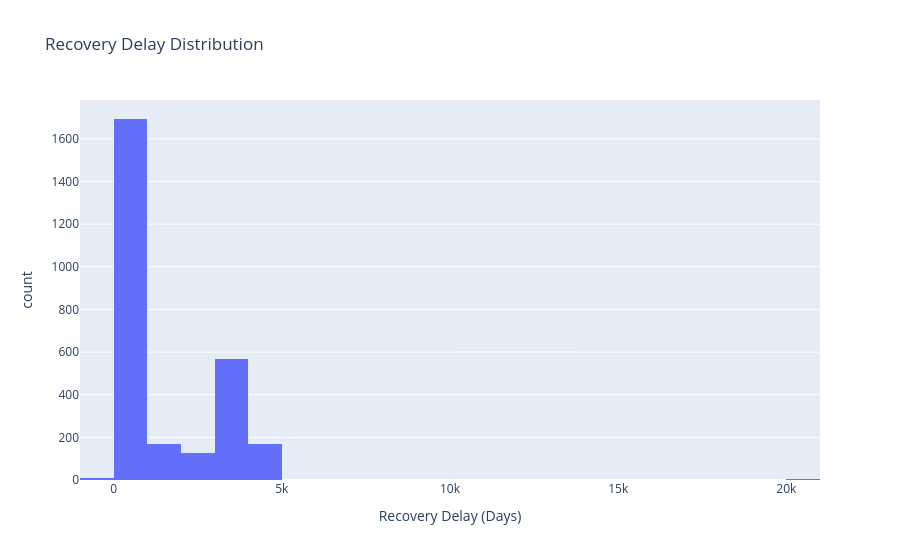

Notebook cell for this chart:
### Code cell
fig = px.histogram(
    df,
    x="Recovery Delay (Days)",
    nbins=40,
    title="Recovery Delay Distribution"
)

fig.show()

### Figure 1 — Plotly figure (JSON) as saved in the notebook; plotly's stock layout.template omitted (floating-point values rounded to 4 significant figures; data arrays with more than 128 entries replaced by an {"elided": "..."} marker saying what was removed)
{"data": [{"alignmentgroup": "True", "bingroup": "x", "hovertemplate": "Recovery Delay (Days)=%{x}<br>count=%{y}<extra></extra>", "legendgroup": "", "marker": {"color": "#636efa", "pattern": {"shape": ""}}, "name": "", "nbinsx": 40, "offsetgroup": "", "orientation": "v", "showlegend": false, "type": "histogram", "x": {"elided": "3267 int values"}, "xaxis": "x", "yaxis": "y"}], "layout": {"barmode": "relative", "legend": {"tracegroupgap": 0}, "title": {"text": "Recovery Delay Distribution"}, "xaxis": {"anchor": "y", "domain": [0, 1], "title": {"text": "Recovery Delay (Days)"}}, "yaxis": {"anchor": "x", "domain": [0, 1], "title": {"text": "count"}}}}
